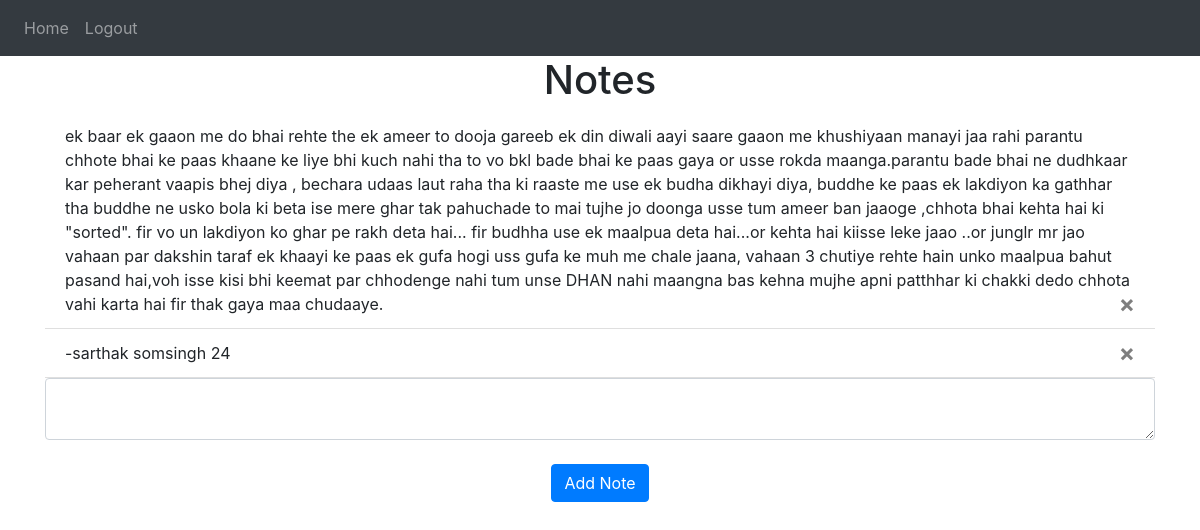
The app's page / (signed in) with its own data.
### website/models.py (models this page shows)
class Note(db.Model):
    id = db.Column(db.Integer, primary_key=True)
    data = db.Column(db.String(10000))
    date = db.Column(db.DateTime(timezone=True), default=func.now())
    user_id = db.Column(db.Integer, db.ForeignKey('user.id'))

### website/views.py (the view, shortened to what this page needs)
@views.route('/', methods=['GET', 'POST'])
@login_required
def home():
    return render_template("home.html", user=current_user)

### website/__init__.py (called while the page is built)
def create_app():
    app = Flask(__name__)
    app.config['SECRET_KEY'] = 'hjshjhdjah kjshkjdhjs'
    app.config['SQLALCHEMY_DATABASE_URI'] = f'sqlite:///{DB_NAME}'
    db.init_app(app)
    from .views import views
    from .auth import auth
    app.register_blueprint(views, url_prefix='/')
    app.register_blueprint(auth, url_prefix='/')
    from .models import User, Note
    with app.app_context():
        db.create_all()
    login_manager = LoginManager()
    login_manager.login_view = 'auth.login'
    login_manager.init_app(app)
    @login_manager.user_loader
    def load_user(id):
        return User.query.get(int(id))
    return app

### website/templates/home.html
{% extends "base.html" %} {% block title %}Home{% endblock %} {% block content
%}
<h1 align="center">Notes</h1>
<ul class="list-group list-group-flush" id="notes">
  {% for note in user.notes %}
  <li class="list-group-item">
    {{ note.data }}
    <button type="button" class="close" onClick="deleteNote({{ note.id }})">
      <span aria-hidden="true">&times;</span>
    </button>
  </li>
  {% endfor %}
</ul>
<form method="POST">
  <textarea name="note" id="note" class="form-control"></textarea>
  <br />
  <div align="center">
    <button type="submit" class="btn btn-primary">Add Note</button>
  </div>
</form>
{% endblock %}

### website/templates/base.html (shortened to what this page needs)
<!DOCTYPE html>
<html>
  <head>
    <link
      rel="stylesheet"
      href="https://stackpath.bootstrapcdn.com/bootstrap/4.4.1/css/bootstrap.min.css"
    />
    <link
      rel="stylesheet"
      href="https://stackpath.bootstrapcdn.com/font-awesome/4.7.0/css/font-awesome.min.css"
    />
  </head>
  <body>
    <nav class="navbar navbar-expand-lg navbar-dark bg-dark">
      <div class="collapse navbar-collapse" id="navbar">
        <div class="navbar-nav">
          {% if user.is_authenticated %}
          <a class="nav-item nav-link" id="home" href="/">Home</a>
          <a class="nav-item nav-link" id="logout" href="/logout">Logout</a>
          {% else %}
          <a class="nav-item nav-link" id="login" href="/login">Login</a>
          <a class="nav-item nav-link" id="signUp" href="/sign-up">Sign Up</a>
          {% endif %}
        </div>
      </div>
    </nav>
    <div class="container">{% block content %} {% endblock %}</div>
  </body>
</html>

### records on screen
Note: data "ek baar ek gaaon me do bhai rehte the ek ameer to dooja gareeb ek din diwali aayi saare gaaon me khushiyaan manayi jaa rahi parantu chhote bhai ke paas khaane ke liye bhi kuch nahi tha to vo bkl bade bhai ke paas gaya or usse rokda maanga.parantu bade bhai ne dudhkaar kar peherant vaapis bhej diya , bechara udaas laut raha tha ki raaste me use ek budha dikhayi diya, buddhe ke paas ek lakdiyon ka gathhar tha buddhe ne usko bola ki beta ise mere ghar tak pahuchade to mai tujhe jo doonga usse tum ameer ban jaaoge ,chhota bhai kehta hai ki \"sorted\". fir vo un lakdiyon ko ghar pe rakh deta hai... fir budhha use ek maalpua deta hai...or kehta hai kiisse leke jaao ..or junglr mr jao vahaan par…"
Note: data "-sarthak somsingh 24"
